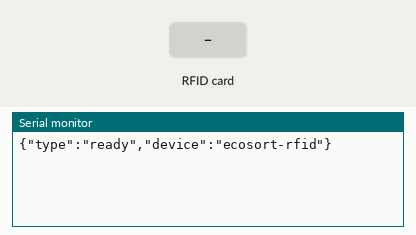
Bench run of a sketch on a simulated ESP32. On the bench: the last lines printed to the serial monitor. Inputs (shaded band) come from the test bench. USB keyboard and mouse output is not drawn.

Above: at 1.6 s.
1.7 s: RFID card 09 9B 11 07 held to the reader
At 2.9 s:
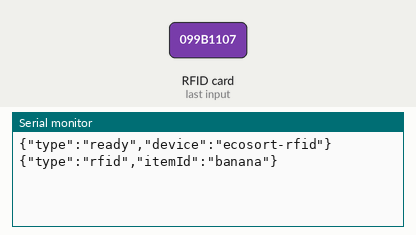
3.2 s: RFID card 87 1C 48 95 held to the reader
At 3.9 s:
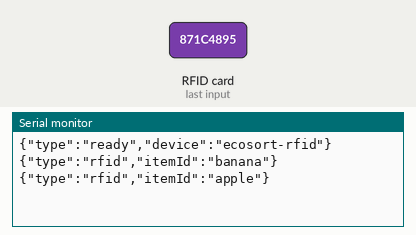
4.7 s: RFID card A7 8D 11 95 held to the reader
At 5.1 s:
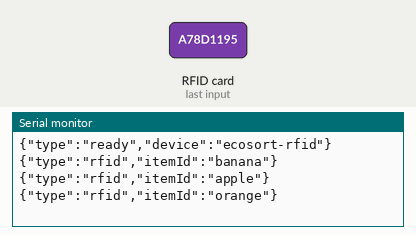
6.2 s: RFID card 5E 7A 19 C4 held to the reader
At 7.1 s:
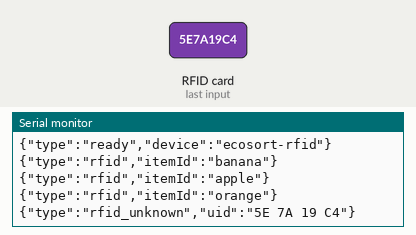

Measured:
- after the input at 1.7 s, the serial monitor: prints a new line at once (image 1)
- after the input at 3.2 s, the serial monitor: prints a new line after 0.05 s (image 2)
- after the input at 4.7 s, the serial monitor: prints a new line at once (image 3)
- after the input at 6.2 s, the serial monitor: prints a new line at once (image 4)

The sketch:

ecosort_rfid.ino
```cpp
#include <SPI.h>
#include <MFRC522.h>
#include <BleKeyboard.h>

#define RFID_SS_PIN 5
#define RFID_RST_PIN 22

MFRC522 rfid(RFID_SS_PIN, RFID_RST_PIN);
BleKeyboard bleKeyboard("EcoSort RFID", "EcoSort", 100);

struct TagMapping {
  byte uid[4];
  const char* itemId;
};

// 24 loai rac + 6 the lap lai cho cac vat pho bien.
const TagMapping TAGS[] = {
  {{0x09, 0x9B, 0x11, 0x07}, "banana"},
  {{0x87, 0x1C, 0x48, 0x95}, "apple"},
  {{0xA7, 0x8D, 0x11, 0x95}, "orange"},
  {{0xF7, 0x84, 0x0A, 0x95}, "egg_shell"},
  {{0x57, 0x46, 0xA6, 0x95}, "bread"},
  {{0xA7, 0x03, 0x30, 0x95}, "leaf"},
  {{0xB7, 0xA9, 0x1E, 0x95}, "bone"},
  {{0x77, 0xF1, 0x46, 0x95}, "coffee"},
  {{0x07, 0xBE, 0x0C, 0x96}, "bottle"},
  {{0x87, 0x40, 0x7F, 0x95}, "soda_can"},
  {{0xF7, 0x7B, 0xB6, 0x95}, "newspaper"},
  {{0x47, 0xA4, 0xBF, 0x95}, "cardboard"},
  {{0x57, 0x79, 0xBF, 0x95}, "book"},
  {{0x67, 0xBC, 0xE2, 0x95}, "shampoo_bottle"},
  {{0x57, 0xD0, 0x24, 0x95}, "glass_bottle"},
  {{0x47, 0x66, 0xD7, 0x95}, "metal_fork"},
  {{0xE7, 0x57, 0xBB, 0x95}, "milk_carton"},
  {{0x97, 0x8D, 0xE4, 0x95}, "plastic_bag"},
  {{0xE7, 0xB7, 0xE4, 0x95}, "battery"},
  {{0xD7, 0xCD, 0xAD, 0x95}, "lightbulb"},
  {{0x97, 0x81, 0xB9, 0x95}, "thermometer"},
  {{0x87, 0x9E, 0x28, 0x95}, "chemical_bottle"},
  {{0xD7, 0x5A, 0x5A, 0x95}, "electronic"},
  {{0x67, 0x47, 0x15, 0x95}, "aerosol"},

  {{0x07, 0x8A, 0x17, 0x96}, "banana"},
  {{0xD7, 0xA8, 0x5B, 0x95}, "bottle"},
  {{0x77, 0x33, 0xF8, 0x95}, "soda_can"},
  {{0x47, 0x45, 0xC9, 0x95}, "newspaper"},
  {{0xF7, 0x53, 0xDF, 0x95}, "milk_carton"},
  {{0x47, 0xC5, 0xC3, 0x95}, "plastic_bag"}
};

const size_t TAG_COUNT = sizeof(TAGS) / sizeof(TAGS[0]);

const char* findItemId(const MFRC522::Uid& scanned) {
  if (scanned.size != 4) return nullptr;
  for (size_t tagIndex = 0; tagIndex < TAG_COUNT; tagIndex++) {
    bool matches = true;
    for (byte uidIndex = 0; uidIndex < 4; uidIndex++) {
      if (scanned.uidByte[uidIndex] != TAGS[tagIndex].uid[uidIndex]) {
        matches = false;
        break;
      }
    }
    if (matches) return TAGS[tagIndex].itemId;
  }
  return nullptr;
}

void printUnknownUid(const MFRC522::Uid& scanned) {
  Serial.print("{\"type\":\"rfid_unknown\",\"uid\":\"");
  for (byte index = 0; index < scanned.size; index++) {
    if (index > 0) Serial.print(" ");
    if (scanned.uidByte[index] < 0x10) Serial.print("0");
    Serial.print(scanned.uidByte[index], HEX);
  }
  Serial.println("\"}");
}

void setup() {
  Serial.begin(115200);
  delay(300);
  SPI.begin(18, 19, 23, RFID_SS_PIN);
  rfid.PCD_Init();
  delay(100);
  rfid.PCD_AntennaOn();
  bleKeyboard.begin();
  Serial.println("{\"type\":\"ready\",\"device\":\"ecosort-rfid\"}");
}

void loop() {
  if (!rfid.PICC_IsNewCardPresent() || !rfid.PICC_ReadCardSerial()) {
    delay(30);
    return;
  }

  const char* itemId = findItemId(rfid.uid);
  if (itemId) {
    Serial.print("{\"type\":\"rfid\",\"itemId\":\"");
    Serial.print(itemId);
    Serial.println("\"}");

    if (bleKeyboard.isConnected()) {
      bleKeyboard.print("ECOSORT:");
      bleKeyboard.print(itemId);
      bleKeyboard.write(KEY_RETURN);
    }
  } else {
    printUnknownUid(rfid.uid);
  }

  rfid.PICC_HaltA();
  rfid.PCD_StopCrypto1();
  delay(500);
}
```
